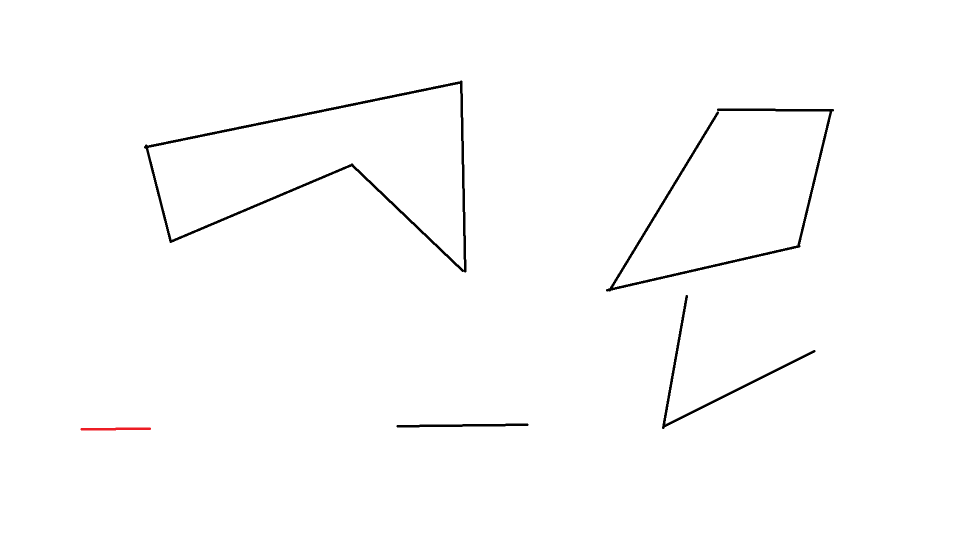
#> input picture assets/test_image.png, 1920 x 1080 px (shown at 1/2 size)
$ python -i 'main - old.py'   (imports and definitions only)
#> lines starting #> are read from the running program, lines starting #| are printed output that depends on the picture; after the words box and inside, x2 and y2 are one past the last pixel; in counts of white or black regions, pixels touching at a corner belong together
#> further down, picture is the input picture: shape (1080, 1920, 3); mean B, G, R 252.4, 252.4, 252.5
import cv2
import numpy as np

# Global variable to hold the last detected red object as a template
last_template = None
# [160 lines left out: functions calculate_area, draw_contours, rescale, detect_blue_and_blackout, blue_show, detect_red_and_blackout, not called in this run]

def find_contours(frame):
    """Detect contours of objects in the given frame."""
    # Convert the frame to grayscale
    gray = cv2.cvtColor(frame, cv2.COLOR_BGR2GRAY)

    # Apply Gaussian blur to reduce noise and improve contour detection
    blurred = cv2.GaussianBlur(gray, (5, 5), 0)

    # Apply edge detection
    edged = cv2.Canny(blurred, 50, 150)
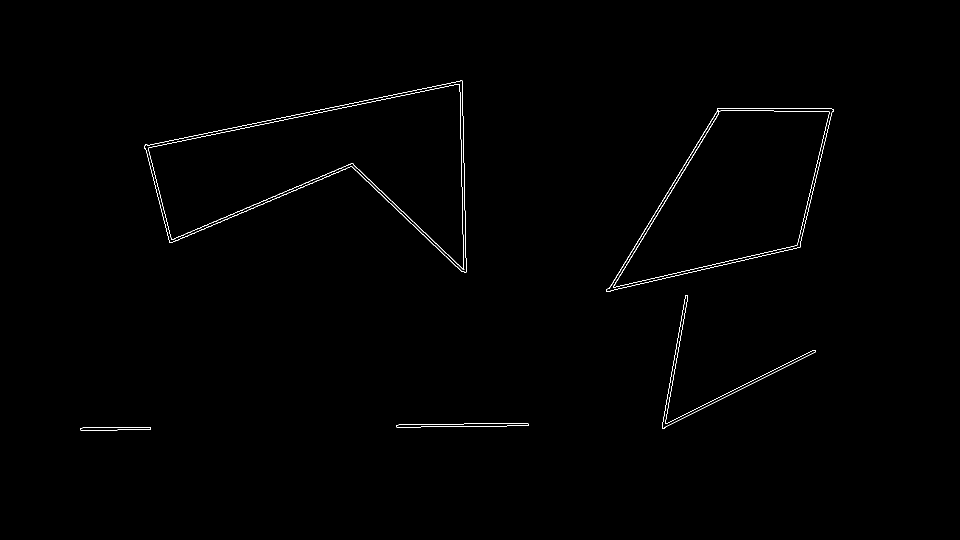
#> edged: shape (1080, 1920) (shown at 1/2 size); 0.43% white in thin lines or dots, all inside (x1, y1, x2, y2) = (161, 161, 1668, 861)

    # Find contours in the edged image
    contours, _ = cv2.findContours(edged, cv2.RETR_EXTERNAL, cv2.CHAIN_APPROX_SIMPLE)
#> contours = 5 contours; box (x1, y1, x2, y2) and area: (288, 161, 933, 545) 123140, (1212, 216, 1668, 583) 92238, (1324, 590, 1631, 858) 3014, (793, 846, 1057, 855) 1308, (161, 854, 302, 861) 694

    return contours

# [19 lines left out: function get_most_similar_contour, not called in this run]

def similarity_detector(reference_frame):
    """Create a function to detect most similar objects in subsequent frames."""
    # Get contours from reference frame
    reference_contours = find_contours(reference_frame)
#> reference_contours has the same summary as contours in find_contours

    if not reference_contours:  # If no objects are detected
        return None

    # For simplicity, we will take the first contour as the reference
    reference_contour = max(reference_contours, key=cv2.contourArea)
#> reference_contour = contour of 625 points, box (x1, y1, x2, y2) (288, 161, 933, 545), area 123140

    # [5 lines left out: function detect_in_frame, not called in this run]

    return detect_in_frame

# [180 lines left out: functions calculate_length_and_area, feature_based_matching, contour_length_or_area, process_image, draw_contours_with_numbers, main, not called in this run]

# [2 lines not run here, left out]

>>> import cv2
>>> picture = cv2.imread('../assets/test_image.png')
>>> result = similarity_detector(picture)
